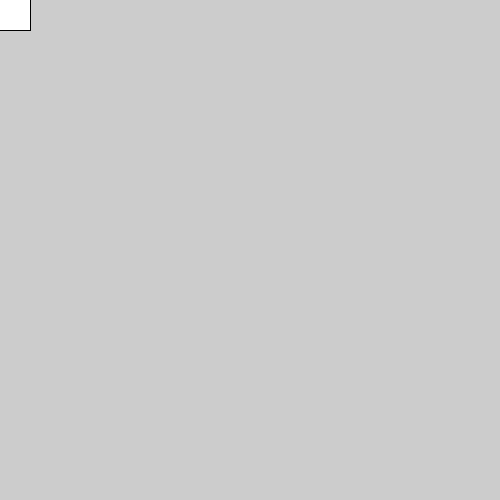
Frame 1 (no input)
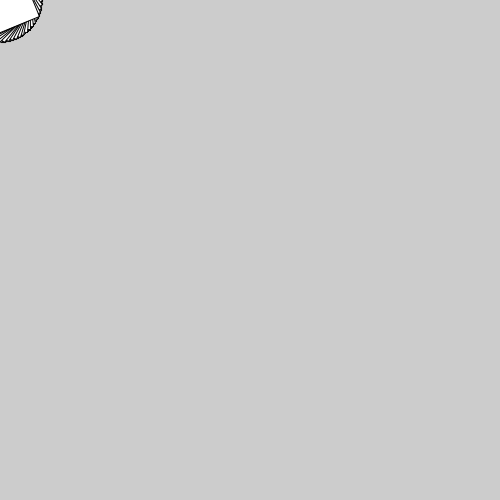
Frame 60 (the mouse pressed at the canvas centre just before this capture)
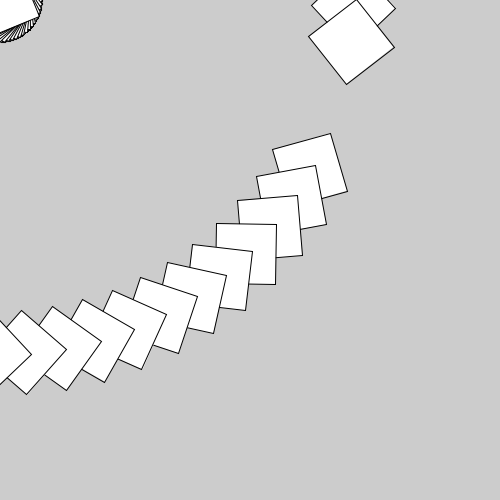
Frame 120 (the mouse held since frame 60 and released just before this capture)

The Processing sketch that drew these frames (run headless with seeded random() and noise(); from frame 60 on, the mouse is pressed at the canvas centre):

// Processing sketch: code_07_29
// ── code_07_29.pde
float angle = 0.0;
   void setup() {
     size(500, 500);
     smooth();
}
   void draw() {
     rotate(angle);
     translate(mouseX, mouseY);
     rect(-30, -30, 60, 60);
     angle += 0.1;
}
